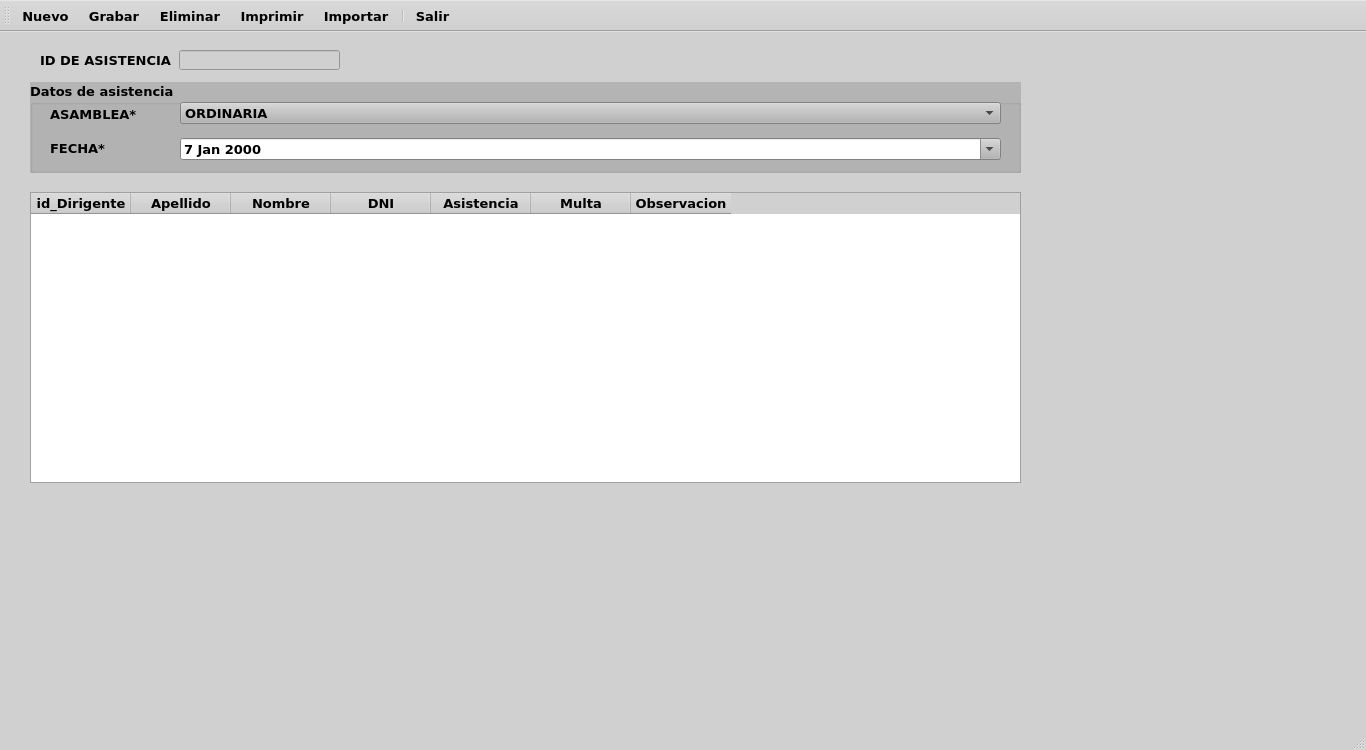
<?xml version="1.0" encoding="UTF-8"?>
<ui version="4.0">
 <class>MainWindow</class>
 <widget class="QMainWindow" name="MainWindow">
  <property name="geometry">
   <rect>
    <x>0</x>
    <y>0</y>
    <width>1366</width>
    <height>750</height>
   </rect>
  </property>
  <property name="palette">
   <palette>
    <active>
     <colorrole role="WindowText">
      <brush brushstyle="SolidPattern">
       <color alpha="255">
        <red>0</red>
        <green>0</green>
        <blue>0</blue>
       </color>
      </brush>
     </colorrole>
     <colorrole role="Button">
      <brush brushstyle="SolidPattern">
       <color alpha="255">
        <red>208</red>
        <green>208</green>
        <blue>208</blue>
       </color>
      </brush>
     </colorrole>
     <colorrole role="Light">
      <brush brushstyle="SolidPattern">
       <color alpha="255">
        <red>255</red>
        <green>255</green>
        <blue>255</blue>
       </color>
      </brush>
     </colorrole>
     <colorrole role="Midlight">
      <brush brushstyle="SolidPattern">
       <color alpha="255">
        <red>231</red>
        <green>231</green>
        <blue>231</blue>
       </color>
      </brush>
     </colorrole>
     <colorrole role="Dark">
      <brush brushstyle="SolidPattern">
       <color alpha="255">
        <red>104</red>
        <green>104</green>
        <blue>104</blue>
       </color>
      </brush>
     </colorrole>
     <colorrole role="Mid">
      <brush brushstyle="SolidPattern">
       <color alpha="255">
        <red>139</red>
        <green>139</green>
        <blue>139</blue>
       </color>
      </brush>
     </colorrole>
     <colorrole role="Text">
      <brush brushstyle="SolidPattern">
       <color alpha="255">
        <red>0</red>
        <green>0</green>
        <blue>0</blue>
       </color>
      </brush>
     </colorrole>
     <colorrole role="BrightText">
      <brush brushstyle="SolidPattern">
       <color alpha="255">
        <red>255</red>
        <green>255</green>
        <blue>255</blue>
       </color>
      </brush>
     </colorrole>
     <colorrole role="ButtonText">
      <brush brushstyle="SolidPattern">
       <color alpha="255">
        <red>0</red>
        <green>0</green>
        <blue>0</blue>
       </color>
      </brush>
     </colorrole>
     <colorrole role="Base">
      <brush brushstyle="SolidPattern">
       <color alpha="255">
        <red>255</red>
        <green>255</green>
        <blue>255</blue>
       </color>
      </brush>
     </colorrole>
     <colorrole role="Window">
      <brush brushstyle="SolidPattern">
       <color alpha="255">
        <red>208</red>
        <green>208</green>
        <blue>208</blue>
       </color>
      </brush>
     </colorrole>
     <colorrole role="Shadow">
      <brush brushstyle="SolidPattern">
       <color alpha="255">
        <red>0</red>
        <green>0</green>
        <blue>0</blue>
       </color>
      </brush>
     </colorrole>
     <colorrole role="AlternateBase">
      <brush brushstyle="SolidPattern">
       <color alpha="255">
        <red>231</red>
        <green>231</green>
        <blue>231</blue>
       </color>
      </brush>
     </colorrole>
     <colorrole role="ToolTipBase">
      <brush brushstyle="SolidPattern">
       <color alpha="255">
        <red>255</red>
        <green>255</green>
        <blue>220</blue>
       </color>
      </brush>
     </colorrole>
     <colorrole role="ToolTipText">
      <brush brushstyle="SolidPattern">
       <color alpha="255">
        <red>0</red>
        <green>0</green>
        <blue>0</blue>
       </color>
      </brush>
     </colorrole>
     <colorrole role="PlaceholderText">
      <brush brushstyle="SolidPattern">
       <color alpha="128">
        <red>0</red>
        <green>0</green>
        <blue>0</blue>
       </color>
      </brush>
     </colorrole>
    </active>
    <inactive>
     <colorrole role="WindowText">
      <brush brushstyle="SolidPattern">
       <color alpha="255">
        <red>0</red>
        <green>0</green>
        <blue>0</blue>
       </color>
      </brush>
     </colorrole>
     <colorrole role="Button">
      <brush brushstyle="SolidPattern">
       <color alpha="255">
        <red>208</red>
        <green>208</green>
        <blue>208</blue>
       </color>
      </brush>
     </colorrole>
     <colorrole role="Light">
      <brush brushstyle="SolidPattern">
       <color alpha="255">
        <red>255</red>
        <green>255</green>
        <blue>255</blue>
       </color>
      </brush>
     </colorrole>
     <colorrole role="Midlight">
      <brush brushstyle="SolidPattern">
       <color alpha="255">
        <red>231</red>
        <green>231</green>
        <blue>231</blue>
       </color>
      </brush>
     </colorrole>
     <colorrole role="Dark">
      <brush brushstyle="SolidPattern">
       <color alpha="255">
        <red>104</red>
        <green>104</green>
        <blue>104</blue>
       </color>
      </brush>
     </colorrole>
     <colorrole role="Mid">
      <brush brushstyle="SolidPattern">
       <color alpha="255">
        <red>139</red>
        <green>139</green>
        <blue>139</blue>
       </color>
      </brush>
     </colorrole>
     <colorrole role="Text">
      <brush brushstyle="SolidPattern">
       <color alpha="255">
        <red>0</red>
        <green>0</green>
        <blue>0</blue>
       </color>
      </brush>
     </colorrole>
     <colorrole role="BrightText">
      <brush brushstyle="SolidPattern">
       <color alpha="255">
        <red>255</red>
        <green>255</green>
        <blue>255</blue>
       </color>
      </brush>
     </colorrole>
     <colorrole role="ButtonText">
      <brush brushstyle="SolidPattern">
       <color alpha="255">
        <red>0</red>
        <green>0</green>
        <blue>0</blue>
       </color>
      </brush>
     </colorrole>
     <colorrole role="Base">
      <brush brushstyle="SolidPattern">
       <color alpha="255">
        <red>255</red>
        <green>255</green>
        <blue>255</blue>
       </color>
      </brush>
     </colorrole>
     <colorrole role="Window">
      <brush brushstyle="SolidPattern">
       <color alpha="255">
        <red>208</red>
        <green>208</green>
        <blue>208</blue>
       </color>
      </brush>
     </colorrole>
     <colorrole role="Shadow">
      <brush brushstyle="SolidPattern">
       <color alpha="255">
        <red>0</red>
        <green>0</green>
        <blue>0</blue>
       </color>
      </brush>
     </colorrole>
     <colorrole role="AlternateBase">
      <brush brushstyle="SolidPattern">
       <color alpha="255">
        <red>231</red>
        <green>231</green>
        <blue>231</blue>
       </color>
      </brush>
     </colorrole>
     <colorrole role="ToolTipBase">
      <brush brushstyle="SolidPattern">
       <color alpha="255">
        <red>255</red>
        <green>255</green>
        <blue>220</blue>
       </color>
      </brush>
     </colorrole>
     <colorrole role="ToolTipText">
      <brush brushstyle="SolidPattern">
       <color alpha="255">
        <red>0</red>
        <green>0</green>
        <blue>0</blue>
       </color>
      </brush>
     </colorrole>
     <colorrole role="PlaceholderText">
      <brush brushstyle="SolidPattern">
       <color alpha="128">
        <red>0</red>
        <green>0</green>
        <blue>0</blue>
       </color>
      </brush>
     </colorrole>
    </inactive>
    <disabled>
     <colorrole role="WindowText">
      <brush brushstyle="SolidPattern">
       <color alpha="255">
        <red>104</red>
        <green>104</green>
        <blue>104</blue>
       </color>
      </brush>
     </colorrole>
     <colorrole role="Button">
      <brush brushstyle="SolidPattern">
       <color alpha="255">
        <red>208</red>
        <green>208</green>
        <blue>208</blue>
       </color>
      </brush>
     </colorrole>
     <colorrole role="Light">
      <brush brushstyle="SolidPattern">
       <color alpha="255">
        <red>255</red>
        <green>255</green>
        <blue>255</blue>
       </color>
      </brush>
     </colorrole>
     <colorrole role="Midlight">
      <brush brushstyle="SolidPattern">
       <color alpha="255">
        <red>231</red>
        <green>231</green>
        <blue>231</blue>
       </color>
      </brush>
     </colorrole>
     <colorrole role="Dark">
      <brush brushstyle="SolidPattern">
       <color alpha="255">
        <red>104</red>
        <green>104</green>
        <blue>104</blue>
       </color>
      </brush>
     </colorrole>
     <colorrole role="Mid">
      <brush brushstyle="SolidPattern">
       <color alpha="255">
        <red>139</red>
        <green>139</green>
        <blue>139</blue>
       </color>
      </brush>
     </colorrole>
     <colorrole role="Text">
      <brush brushstyle="SolidPattern">
       <color alpha="255">
        <red>104</red>
        <green>104</green>
        <blue>104</blue>
       </color>
      </brush>
     </colorrole>
     <colorrole role="BrightText">
      <brush brushstyle="SolidPattern">
       <color alpha="255">
        <red>255</red>
        <green>255</green>
        <blue>255</blue>
       </color>
      </brush>
     </colorrole>
     <colorrole role="ButtonText">
      <brush brushstyle="SolidPattern">
       <color alpha="255">
        <red>104</red>
        <green>104</green>
        <blue>104</blue>
       </color>
      </brush>
     </colorrole>
     <colorrole role="Base">
      <brush brushstyle="SolidPattern">
       <color alpha="255">
        <red>208</red>
        <green>208</green>
        <blue>208</blue>
       </color>
      </brush>
     </colorrole>
     <colorrole role="Window">
      <brush brushstyle="SolidPattern">
       <color alpha="255">
        <red>208</red>
        <green>208</green>
        <blue>208</blue>
       </color>
      </brush>
     </colorrole>
     <colorrole role="Shadow">
      <brush brushstyle="SolidPattern">
       <color alpha="255">
        <red>0</red>
        <green>0</green>
        <blue>0</blue>
       </color>
      </brush>
     </colorrole>
     <colorrole role="AlternateBase">
      <brush brushstyle="SolidPattern">
       <color alpha="255">
        <red>208</red>
        <green>208</green>
        <blue>208</blue>
       </color>
      </brush>
     </colorrole>
     <colorrole role="ToolTipBase">
      <brush brushstyle="SolidPattern">
       <color alpha="255">
        <red>255</red>
        <green>255</green>
        <blue>220</blue>
       </color>
      </brush>
     </colorrole>
     <colorrole role="ToolTipText">
      <brush brushstyle="SolidPattern">
       <color alpha="255">
        <red>0</red>
        <green>0</green>
        <blue>0</blue>
       </color>
      </brush>
     </colorrole>
     <colorrole role="PlaceholderText">
      <brush brushstyle="SolidPattern">
       <color alpha="128">
        <red>0</red>
        <green>0</green>
        <blue>0</blue>
       </color>
      </brush>
     </colorrole>
    </disabled>
   </palette>
  </property>
  <property name="windowTitle">
   <string>MainWindow</string>
  </property>
  <widget class="QWidget" name="centralwidget">
   <widget class="QLineEdit" name="lineEdit">
    <property name="enabled">
     <bool>false</bool>
    </property>
    <property name="geometry">
     <rect>
      <x>179</x>
      <y>18</y>
      <width>161</width>
      <height>20</height>
     </rect>
    </property>
    <property name="font">
     <font>
      <family>Verdana</family>
      <pointsize>10</pointsize>
      <bold>true</bold>
     </font>
    </property>
   </widget>
   <widget class="QLabel" name="label_5">
    <property name="geometry">
     <rect>
      <x>40</x>
      <y>20</y>
      <width>131</width>
      <height>16</height>
     </rect>
    </property>
    <property name="font">
     <font>
      <family>Verdana</family>
      <pointsize>10</pointsize>
      <bold>true</bold>
     </font>
    </property>
    <property name="text">
     <string>ID DE ASISTENCIA</string>
    </property>
   </widget>
   <widget class="QGroupBox" name="groupBox_2">
    <property name="geometry">
     <rect>
      <x>30</x>
      <y>50</y>
      <width>991</width>
      <height>91</height>
     </rect>
    </property>
    <property name="palette">
     <palette>
      <active>
       <colorrole role="WindowText">
        <brush brushstyle="SolidPattern">
         <color alpha="255">
          <red>0</red>
          <green>0</green>
          <blue>0</blue>
         </color>
        </brush>
       </colorrole>
       <colorrole role="Button">
        <brush brushstyle="SolidPattern">
         <color alpha="255">
          <red>180</red>
          <green>180</green>
          <blue>180</blue>
         </color>
        </brush>
       </colorrole>
       <colorrole role="Light">
        <brush brushstyle="SolidPattern">
         <color alpha="255">
          <red>255</red>
          <green>255</green>
          <blue>255</blue>
         </color>
        </brush>
       </colorrole>
       <colorrole role="Midlight">
        <brush brushstyle="SolidPattern">
         <color alpha="255">
          <red>217</red>
          <green>217</green>
          <blue>217</blue>
         </color>
        </brush>
       </colorrole>
       <colorrole role="Dark">
        <brush brushstyle="SolidPattern">
         <color alpha="255">
          <red>90</red>
          <green>90</green>
          <blue>90</blue>
         </color>
        </brush>
       </colorrole>
       <colorrole role="Mid">
        <brush brushstyle="SolidPattern">
         <color alpha="255">
          <red>120</red>
          <green>120</green>
          <blue>120</blue>
         </color>
        </brush>
       </colorrole>
       <colorrole role="Text">
        <brush brushstyle="SolidPattern">
         <color alpha="255">
          <red>0</red>
          <green>0</green>
          <blue>0</blue>
         </color>
        </brush>
       </colorrole>
       <colorrole role="BrightText">
        <brush brushstyle="SolidPattern">
         <color alpha="255">
          <red>255</red>
          <green>255</green>
          <blue>255</blue>
         </color>
        </brush>
       </colorrole>
       <colorrole role="ButtonText">
        <brush brushstyle="SolidPattern">
         <color alpha="255">
          <red>0</red>
          <green>0</green>
          <blue>0</blue>
         </color>
        </brush>
       </colorrole>
       <colorrole role="Base">
        <brush brushstyle="SolidPattern">
         <color alpha="255">
          <red>255</red>
          <green>255</green>
          <blue>255</blue>
         </color>
        </brush>
       </colorrole>
       <colorrole role="Window">
        <brush brushstyle="SolidPattern">
         <color alpha="255">
          <red>180</red>
          <green>180</green>
          <blue>180</blue>
         </color>
        </brush>
       </colorrole>
       <colorrole role="Shadow">
        <brush brushstyle="SolidPattern">
         <color alpha="255">
          <red>0</red>
          <green>0</green>
          <blue>0</blue>
         </color>
        </brush>
       </colorrole>
       <colorrole role="AlternateBase">
        <brush brushstyle="SolidPattern">
         <color alpha="255">
          <red>217</red>
          <green>217</green>
          <blue>217</blue>
         </color>
        </brush>
       </colorrole>
       <colorrole role="ToolTipBase">
        <brush brushstyle="SolidPattern">
         <color alpha="255">
          <red>255</red>
          <green>255</green>
          <blue>220</blue>
         </color>
        </brush>
       </colorrole>
       <colorrole role="ToolTipText">
        <brush brushstyle="SolidPattern">
         <color alpha="255">
          <red>0</red>
          <green>0</green>
          <blue>0</blue>
         </color>
        </brush>
       </colorrole>
       <colorrole role="PlaceholderText">
        <brush brushstyle="SolidPattern">
         <color alpha="128">
          <red>0</red>
          <green>0</green>
          <blue>0</blue>
         </color>
        </brush>
       </colorrole>
      </active>
      <inactive>
       <colorrole role="WindowText">
        <brush brushstyle="SolidPattern">
         <color alpha="255">
          <red>0</red>
          <green>0</green>
          <blue>0</blue>
         </color>
        </brush>
       </colorrole>
       <colorrole role="Button">
        <brush brushstyle="SolidPattern">
         <color alpha="255">
          <red>180</red>
          <green>180</green>
          <blue>180</blue>
         </color>
        </brush>
       </colorrole>
       <colorrole role="Light">
        <brush brushstyle="SolidPattern">
         <color alpha="255">
          <red>255</red>
          <green>255</green>
          <blue>255</blue>
         </color>
        </brush>
       </colorrole>
       <colorrole role="Midlight">
        <brush brushstyle="SolidPattern">
         <color alpha="255">
          <red>217</red>
          <green>217</green>
          <blue>217</blue>
         </color>
        </brush>
       </colorrole>
       <colorrole role="Dark">
        <brush brushstyle="SolidPattern">
         <color alpha="255">
          <red>90</red>
          <green>90</green>
          <blue>90</blue>
         </color>
        </brush>
       </colorrole>
       <colorrole role="Mid">
        <brush brushstyle="SolidPattern">
         <color alpha="255">
          <red>120</red>
          <green>120</green>
          <blue>120</blue>
         </color>
        </brush>
       </colorrole>
       <colorrole role="Text">
        <brush brushstyle="SolidPattern">
         <color alpha="255">
          <red>0</red>
          <green>0</green>
          <blue>0</blue>
         </color>
        </brush>
       </colorrole>
       <colorrole role="BrightText">
        <brush brushstyle="SolidPattern">
         <color alpha="255">
          <red>255</red>
          <green>255</green>
          <blue>255</blue>
         </color>
        </brush>
       </colorrole>
       <colorrole role="ButtonText">
        <brush brushstyle="SolidPattern">
         <color alpha="255">
          <red>0</red>
          <green>0</green>
          <blue>0</blue>
         </color>
        </brush>
       </colorrole>
       <colorrole role="Base">
        <brush brushstyle="SolidPattern">
         <color alpha="255">
          <red>255</red>
          <green>255</green>
          <blue>255</blue>
         </color>
        </brush>
       </colorrole>
       <colorrole role="Window">
        <brush brushstyle="SolidPattern">
         <color alpha="255">
          <red>180</red>
          <green>180</green>
          <blue>180</blue>
         </color>
        </brush>
       </colorrole>
       <colorrole role="Shadow">
        <brush brushstyle="SolidPattern">
         <color alpha="255">
          <red>0</red>
          <green>0</green>
          <blue>0</blue>
         </color>
        </brush>
       </colorrole>
       <colorrole role="AlternateBase">
        <brush brushstyle="SolidPattern">
         <color alpha="255">
          <red>217</red>
          <green>217</green>
          <blue>217</blue>
         </color>
        </brush>
       </colorrole>
       <colorrole role="ToolTipBase">
        <brush brushstyle="SolidPattern">
         <color alpha="255">
          <red>255</red>
          <green>255</green>
          <blue>220</blue>
         </color>
        </brush>
       </colorrole>
       <colorrole role="ToolTipText">
        <brush brushstyle="SolidPattern">
         <color alpha="255">
          <red>0</red>
          <green>0</green>
          <blue>0</blue>
         </color>
        </brush>
       </colorrole>
       <colorrole role="PlaceholderText">
        <brush brushstyle="SolidPattern">
         <color alpha="128">
          <red>0</red>
          <green>0</green>
          <blue>0</blue>
         </color>
        </brush>
       </colorrole>
      </inactive>
      <disabled>
       <colorrole role="WindowText">
        <brush brushstyle="SolidPattern">
         <color alpha="255">
          <red>90</red>
          <green>90</green>
          <blue>90</blue>
         </color>
        </brush>
       </colorrole>
       <colorrole role="Button">
        <brush brushstyle="SolidPattern">
         <color alpha="255">
          <red>180</red>
          <green>180</green>
          <blue>180</blue>
         </color>
        </brush>
       </colorrole>
       <colorrole role="Light">
        <brush brushstyle="SolidPattern">
         <color alpha="255">
          <red>255</red>
          <green>255</green>
          <blue>255</blue>
         </color>
        </brush>
       </colorrole>
       <colorrole role="Midlight">
        <brush brushstyle="SolidPattern">
         <color alpha="255">
          <red>217</red>
          <green>217</green>
          <blue>217</blue>
         </color>
        </brush>
       </colorrole>
       <colorrole role="Dark">
        <brush brushstyle="SolidPattern">
         <color alpha="255">
          <red>90</red>
          <green>90</green>
          <blue>90</blue>
         </color>
        </brush>
       </colorrole>
       <colorrole role="Mid">
        <brush brushstyle="SolidPattern">
         <color alpha="255">
          <red>120</red>
          <green>120</green>
          <blue>120</blue>
         </color>
        </brush>
       </colorrole>
       <colorrole role="Text">
        <brush brushstyle="SolidPattern">
         <color alpha="255">
          <red>90</red>
          <green>90</green>
          <blue>90</blue>
         </color>
        </brush>
       </colorrole>
       <colorrole role="BrightText">
        <brush brushstyle="SolidPattern">
         <color alpha="255">
          <red>255</red>
          <green>255</green>
          <blue>255</blue>
         </color>
        </brush>
       </colorrole>
       <colorrole role="ButtonText">
        <brush brushstyle="SolidPattern">
         <color alpha="255">
          <red>90</red>
          <green>90</green>
          <blue>90</blue>
         </color>
        </brush>
       </colorrole>
       <colorrole role="Base">
        <brush brushstyle="SolidPattern">
         <color alpha="255">
          <red>180</red>
          <green>180</green>
          <blue>180</blue>
         </color>
        </brush>
       </colorrole>
       <colorrole role="Window">
        <brush brushstyle="SolidPattern">
         <color alpha="255">
          <red>180</red>
          <green>180</green>
          <blue>180</blue>
         </color>
        </brush>
       </colorrole>
       <colorrole role="Shadow">
        <brush brushstyle="SolidPattern">
         <color alpha="255">
          <red>0</red>
          <green>0</green>
          <blue>0</blue>
         </color>
        </brush>
       </colorrole>
       <colorrole role="AlternateBase">
        <brush brushstyle="SolidPattern">
         <color alpha="255">
          <red>180</red>
          <green>180</green>
          <blue>180</blue>
         </color>
        </brush>
       </colorrole>
       <colorrole role="ToolTipBase">
        <brush brushstyle="SolidPattern">
         <color alpha="255">
          <red>255</red>
          <green>255</green>
          <blue>220</blue>
         </color>
        </brush>
       </colorrole>
       <colorrole role="ToolTipText">
        <brush brushstyle="SolidPattern">
         <color alpha="255">
          <red>0</red>
          <green>0</green>
          <blue>0</blue>
         </color>
        </brush>
       </colorrole>
       <colorrole role="PlaceholderText">
        <brush brushstyle="SolidPattern">
         <color alpha="128">
          <red>0</red>
          <green>0</green>
          <blue>0</blue>
         </color>
        </brush>
       </colorrole>
      </disabled>
     </palette>
    </property>
    <property name="font">
     <font>
      <family>Verdana</family>
      <pointsize>10</pointsize>
      <bold>true</bold>
     </font>
    </property>
    <property name="autoFillBackground">
     <bool>true</bool>
    </property>
    <property name="title">
     <string>Datos de asistencia</string>
    </property>
    <widget class="QLabel" name="label_2">
     <property name="geometry">
      <rect>
       <x>20</x>
       <y>24</y>
       <width>121</width>
       <height>16</height>
      </rect>
     </property>
     <property name="text">
      <string>ASAMBLEA*</string>
     </property>
    </widget>
    <widget class="QLabel" name="label">
     <property name="geometry">
      <rect>
       <x>20</x>
       <y>58</y>
       <width>101</width>
       <height>16</height>
      </rect>
     </property>
     <property name="text">
      <string>FECHA*</string>
     </property>
    </widget>
    <widget class="QDateEdit" name="dateEdit">
     <property name="geometry">
      <rect>
       <x>150</x>
       <y>56</y>
       <width>821</width>
       <height>22</height>
      </rect>
     </property>
     <property name="frame">
      <bool>true</bool>
     </property>
     <property name="dateTime">
      <datetime>
       <hour>6</hour>
       <minute>0</minute>
       <second>0</second>
       <year>2000</year>
       <month>1</month>
       <day>7</day>
      </datetime>
     </property>
     <property name="currentSection">
      <enum>QDateTimeEdit::DaySection</enum>
     </property>
     <property name="calendarPopup">
      <bool>true</bool>
     </property>
    </widget>
    <widget class="QComboBox" name="comboBox">
     <property name="geometry">
      <rect>
       <x>150</x>
       <y>20</y>
       <width>821</width>
       <height>22</height>
      </rect>
     </property>
     <item>
      <property name="text">
       <string>ORDINARIA</string>
      </property>
     </item>
     <item>
      <property name="text">
       <string>EXTRAORDINARIA</string>
      </property>
     </item>
    </widget>
   </widget>
   <widget class="QTableWidget" name="tableWidget">
    <property name="geometry">
     <rect>
      <x>30</x>
      <y>160</y>
      <width>991</width>
      <height>291</height>
     </rect>
    </property>
    <property name="font">
     <font>
      <family>Verdana</family>
      <pointsize>10</pointsize>
      <bold>true</bold>
     </font>
    </property>
    <column>
     <property name="text">
      <string>id_Dirigente</string>
     </property>
     <property name="font">
      <font>
       <family>Verdana</family>
       <pointsize>10</pointsize>
       <bold>true</bold>
      </font>
     </property>
    </column>
    <column>
     <property name="text">
      <string>Apellido</string>
     </property>
     <property name="font">
      <font>
       <family>Verdana</family>
       <pointsize>10</pointsize>
       <bold>true</bold>
      </font>
     </property>
    </column>
    <column>
     <property name="text">
      <string>Nombre</string>
     </property>
     <property name="font">
      <font>
       <family>Verdana</family>
       <pointsize>10</pointsize>
       <bold>true</bold>
      </font>
     </property>
    </column>
    <column>
     <property name="text">
      <string>DNI</string>
     </property>
     <property name="font">
      <font>
       <family>Verdana</family>
       <pointsize>10</pointsize>
       <bold>true</bold>
      </font>
     </property>
    </column>
    <column>
     <property name="text">
      <string>Asistencia</string>
     </property>
     <property name="font">
      <font>
       <family>Verdana</family>
       <pointsize>10</pointsize>
       <bold>true</bold>
      </font>
     </property>
    </column>
    <column>
     <property name="text">
      <string>Multa</string>
     </property>
     <property name="font">
      <font>
       <family>Verdana</family>
       <pointsize>10</pointsize>
       <bold>true</bold>
      </font>
     </property>
    </column>
    <column>
     <property name="text">
      <string>Observacion</string>
     </property>
     <property name="font">
      <font>
       <family>Verdana</family>
       <pointsize>10</pointsize>
       <bold>true</bold>
      </font>
     </property>
    </column>
   </widget>
  </widget>
  <widget class="QMenuBar" name="menubar">
   <property name="geometry">
    <rect>
     <x>0</x>
     <y>0</y>
     <width>1366</width>
     <height>22</height>
    </rect>
   </property>
  </widget>
  <widget class="QStatusBar" name="statusbar"/>
  <widget class="QToolBar" name="toolBar">
   <property name="font">
    <font>
     <family>Verdana</family>
     <pointsize>10</pointsize>
     <bold>true</bold>
    </font>
   </property>
   <property name="windowTitle">
    <string>toolBar</string>
   </property>
   <property name="toolButtonStyle">
    <enum>Qt::ToolButtonTextBesideIcon</enum>
   </property>
   <attribute name="toolBarArea">
    <enum>TopToolBarArea</enum>
   </attribute>
   <attribute name="toolBarBreak">
    <bool>false</bool>
   </attribute>
   <addaction name="actionNuevo"/>
   <addaction name="actionGrabar"/>
   <addaction name="actionEliminar"/>
   <addaction name="actionImprimir"/>
   <addaction name="actionImportar"/>
   <addaction name="separator"/>
   <addaction name="actionSalir"/>
  </widget>
  <action name="actionNuevo">
   <property name="icon">
    <iconset resource="../resources.qrc">
     <normaloff>:/icons/resources/icons/nuevo.png</normaloff>:/icons/resources/icons/nuevo.png</iconset>
   </property>
   <property name="text">
    <string>Nuevo</string>
   </property>
  </action>
  <action name="actionGrabar">
   <property name="icon">
    <iconset resource="../resources.qrc">
     <normaloff>:/icons/resources/icons/grabar.png</normaloff>:/icons/resources/icons/grabar.png</iconset>
   </property>
   <property name="text">
    <string>Grabar</string>
   </property>
  </action>
  <action name="actionEliminar">
   <property name="icon">
    <iconset resource="../resources.qrc">
     <normaloff>:/icons/resources/icons/eliminar.png</normaloff>:/icons/resources/icons/eliminar.png</iconset>
   </property>
   <property name="text">
    <string>Eliminar</string>
   </property>
  </action>
  <action name="actionImprimir">
   <property name="icon">
    <iconset resource="../resources.qrc">
     <normaloff>:/icons/resources/icons/imprimir.png</normaloff>:/icons/resources/icons/imprimir.png</iconset>
   </property>
   <property name="text">
    <string>Imprimir</string>
   </property>
  </action>
  <action name="actionImportar">
   <property name="icon">
    <iconset resource="../resources.qrc">
     <normaloff>:/icons/resources/icons/exportar.png</normaloff>:/icons/resources/icons/exportar.png</iconset>
   </property>
   <property name="text">
    <string>Importar</string>
   </property>
  </action>
  <action name="actionSalir">
   <property name="icon">
    <iconset resource="../resources.qrc">
     <normaloff>:/icons/resources/icons/salir.png</normaloff>:/icons/resources/icons/salir.png</iconset>
   </property>
   <property name="text">
    <string>Salir</string>
   </property>
  </action>
 </widget>
 <resources>
  <include location="../resources.qrc"/>
 </resources>
 <connections/>
</ui>
